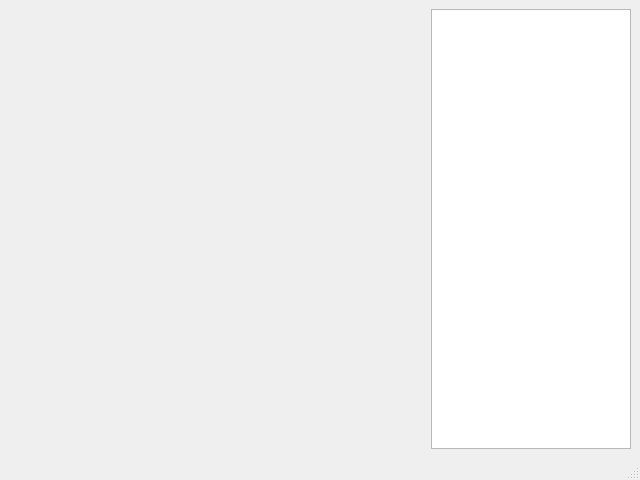
<?xml version="1.0" encoding="UTF-8"?>
<ui version="4.0">
 <class>PlotsWindow</class>
 <widget class="QMainWindow" name="PlotsWindow">
  <property name="geometry">
   <rect>
    <x>0</x>
    <y>0</y>
    <width>640</width>
    <height>480</height>
   </rect>
  </property>
  <property name="windowTitle">
   <string>MainWindow</string>
  </property>
  <property name="layoutDirection">
   <enum>Qt::LeftToRight</enum>
  </property>
  <widget class="QWidget" name="centralwidget">
   <layout class="QGridLayout" name="gridLayout">
    <item row="0" column="1">
     <widget class="QWidget" name="plots_container" native="true">
      <property name="sizePolicy">
       <sizepolicy hsizetype="Expanding" vsizetype="Preferred">
        <horstretch>0</horstretch>
        <verstretch>0</verstretch>
       </sizepolicy>
      </property>
      <layout class="QVBoxLayout" name="plots_Layout"/>
     </widget>
    </item>
    <item row="0" column="2">
     <widget class="QListWidget" name="plots_list">
      <property name="sizePolicy">
       <sizepolicy hsizetype="Maximum" vsizetype="Expanding">
        <horstretch>0</horstretch>
        <verstretch>0</verstretch>
       </sizepolicy>
      </property>
      <property name="maximumSize">
       <size>
        <width>200</width>
        <height>16777215</height>
       </size>
      </property>
     </widget>
    </item>
   </layout>
  </widget>
  <widget class="QMenuBar" name="menubar">
   <property name="geometry">
    <rect>
     <x>0</x>
     <y>0</y>
     <width>640</width>
     <height>21</height>
    </rect>
   </property>
  </widget>
  <widget class="QStatusBar" name="statusbar"/>
 </widget>
 <resources/>
 <connections/>
</ui>
